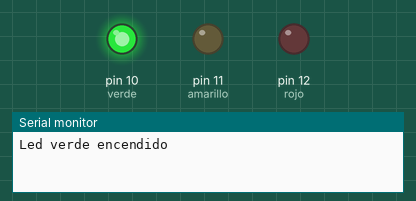
This sketch was run on a simulated Arduino Uno, built with avr-gcc and run on an emulated ATmega328P. Parts: output pins drawn as LEDs (lit = HIGH), the last lines printed to the serial monitor.

Above: at 0.1 s.
At 21.1 s:
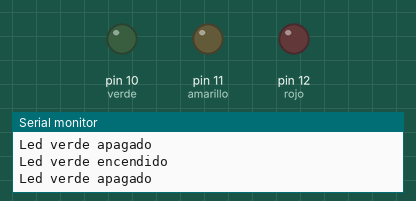
At 26.1 s:
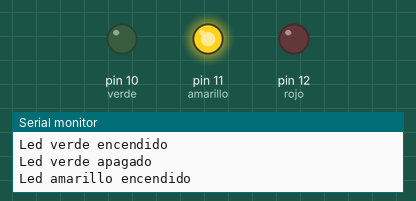
At 36.1 s:
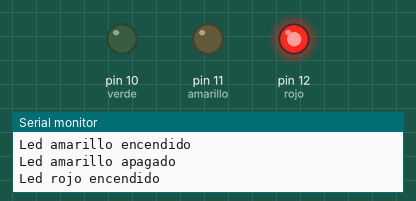
Timing chart, 0 to 37.6 s (numbered marks = the images above):
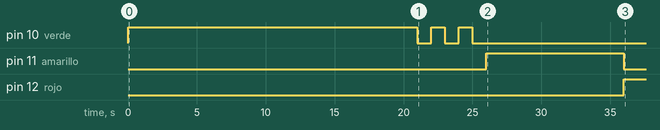

Measured:
- by itself, pin 10 (verde): repeats every 2.0 s: LOW 1.0 s, HIGH 1.0 s, until it stays LOW from 25.0 s
- by itself, pin 11 (amarillo): LOW → HIGH at 26.0 s, → LOW 10.0 s later
- by itself, pin 12 (rojo): LOW → HIGH at 36.0 s

The sketch:

Blink.ino
```cpp
// the setup function runs once when you press reset or power the board

int verde = 10;
int amarillo = 11;
int rojo = 12;

void setup() {
  Serial.begin(9600);  // for debugging purposes
  // initialize digital pin LED_BUILTIN as an output.
  pinMode(verde, OUTPUT);
  pinMode(amarillo, OUTPUT);
  pinMode(rojo, OUTPUT);
}

// the loop function runs over and over again forever
void loop() {
  digitalWrite(verde, HIGH);  // turn the LED on (HIGH is the voltage level)
  Serial.println("Led verde encendido");
  delay(20000);              // wait for 20 seconds
  digitalWrite(verde, LOW);  // turn the LED off by making the voltage LOW
  Serial.println("Led verde apagado");

  for (int i = 0; i < 3; i++) {
    digitalWrite(verde, HIGH);  // turn the LED on (HIGH is the voltage level)
    Serial.println("Led verde encendido");
    delay(1000);               // wait for a second
    digitalWrite(verde, LOW);  // turn the LED off by making the voltage LOW
    Serial.println("Led verde apagado");
    delay(1000);  // wait for a second
  }

  digitalWrite(amarillo, HIGH);  // turn the LED on (HIGH is the voltage level)
  Serial.println("Led amarillo encendido");
  delay(10000);                 // wait for 10 seconds
  digitalWrite(amarillo, LOW);  // turn the LED off by making the voltage LOW
  Serial.println("Led amarillo apagado");

  digitalWrite(rojo, HIGH);  // turn the LED on (HIGH is the voltage level)
  Serial.println("Led rojo encendido");
  delay(20000);             // wait for 20 seconds
  digitalWrite(rojo, LOW);  // turn the LED off by making the voltage LOW
  Serial.println("Led rojo apagado");
}
```
